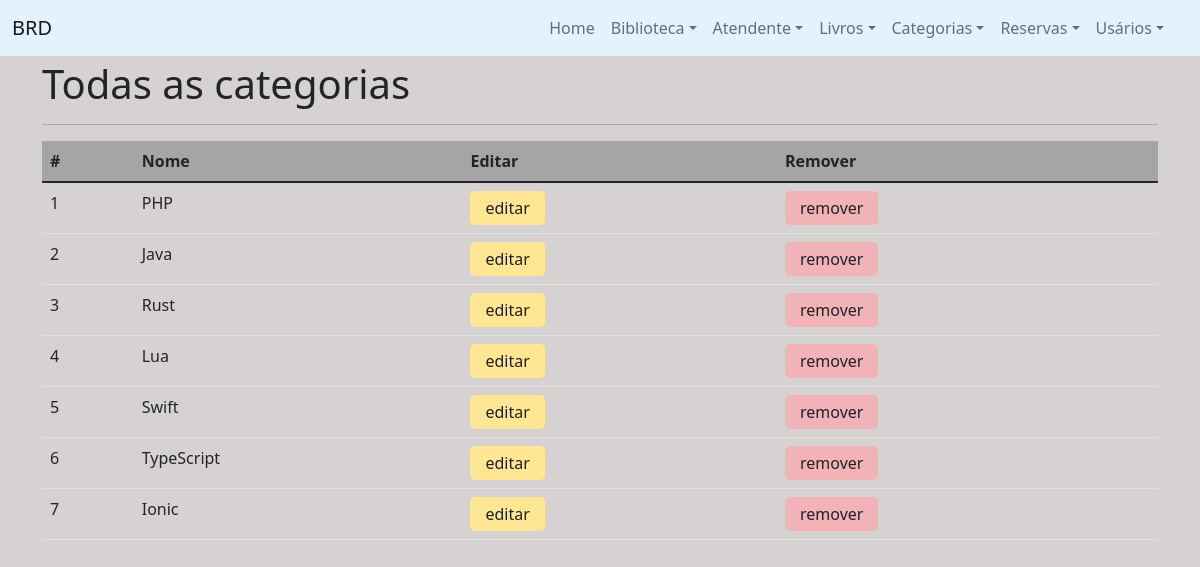
Screenshot of /?page=categoria-listar with the database file from the repository.
### tables this page shows
CREATE TABLE `categoria` (
  `id` int(10) NOT NULL,
  `name` varchar(45) DEFAULT NULL
);

### pages/categoria-listar.php (the view, shortened to what this page needs)
<section class="list-library">
    <h1>Todas as categorias</h1>
    <hr/>
    <table class="table table-hover">
        <thead>
        <tr>
            <th>#</th>
            <th>Nome</th>
            <th>Editar</th>
            <th>Remover</th>
        </tr>
        </thead>
        <tbody>
        <?php
        $sql = "SELECT * FROM categoria";
        $result = $conn->query($sql);
        while ($row = mysqli_fetch_array($result, MYSQLI_ASSOC)) {
            print "<tr>";
            print "<td>" . $row['id'] . "</td>";
            print "<td>" . $row['name'] . "</td>";
            ?>
            <td>
                <button type="button" class="editar-library">
                    <a href="?page=categoria-editar&id=<?php print $row['id'] ?>" id="editar-library">editar</a>
                </button>
            </td>
            <td>
                <button type="button" class="btn_remove" data-bs-toggle="modal"
                        data-bs-target="#modalremove-<?php echo $row['id'] ?>">
                    remover
                </button>
            </td>
            <?php
            print "</tr>";
        }
        ?>
        </tbody>
    </table>
</section>

### css/style.css (style rules this page uses)
body { background: #d7d2d2; }
.editar-library { border: none; color: #202124; text-decoration: none; padding: 5px 15px; background: #ffe695; border-radius: 5px; }
.btn_remove { border: none; color: #202124; text-decoration: none; padding: 5px 15px; background: #f1b3b8; border-radius: 5px; }
.editar-library a { text-decoration: none; color: #202124; }
table { margin-top: 15px; }
thead { background: #a5a5a5; }

### rows the page displays
categoria: id "1", name "PHP"
categoria: id "2", name "Java"
categoria: id "3", name "Rust"
categoria: id "4", name "Lua"
categoria: id "5", name "Swift"
categoria: id "6", name "TypeScript"
categoria: id "7", name "Ionic"
